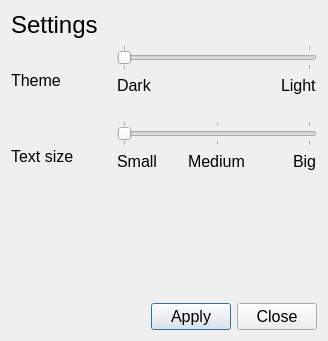
<?xml version="1.0" encoding="UTF-8"?>
<ui version="4.0">
 <class>dialog_settings</class>
 <widget class="QDialog" name="dialog_settings">
  <property name="geometry">
   <rect>
    <x>0</x>
    <y>0</y>
    <width>328</width>
    <height>341</height>
   </rect>
  </property>
  <property name="maximumSize">
   <size>
    <width>440</width>
    <height>341</height>
   </size>
  </property>
  <property name="windowTitle">
   <string>Settings</string>
  </property>
  <layout class="QVBoxLayout" name="verticalLayout">
   <item>
    <widget class="QLabel" name="label">
     <property name="maximumSize">
      <size>
       <width>16777215</width>
       <height>16777215</height>
      </size>
     </property>
     <property name="font">
      <font>
       <pointsize>18</pointsize>
      </font>
     </property>
     <property name="text">
      <string>Settings</string>
     </property>
    </widget>
   </item>
   <item>
    <layout class="QHBoxLayout" name="horizontalLayout_3">
     <property name="bottomMargin">
      <number>0</number>
     </property>
     <item>
      <widget class="QLabel" name="label_7">
       <property name="sizePolicy">
        <sizepolicy hsizetype="Preferred" vsizetype="Preferred">
         <horstretch>0</horstretch>
         <verstretch>0</verstretch>
        </sizepolicy>
       </property>
       <property name="minimumSize">
        <size>
         <width>100</width>
         <height>0</height>
        </size>
       </property>
       <property name="font">
        <font>
         <pointsize>12</pointsize>
        </font>
       </property>
       <property name="text">
        <string>Theme</string>
       </property>
      </widget>
     </item>
     <item>
      <layout class="QVBoxLayout" name="verticalLayout_4">
       <item>
        <widget class="QSlider" name="dialog_settings_horizontalSlider_theme">
         <property name="sizePolicy">
          <sizepolicy hsizetype="Expanding" vsizetype="Fixed">
           <horstretch>2</horstretch>
           <verstretch>0</verstretch>
          </sizepolicy>
         </property>
         <property name="maximum">
          <number>1</number>
         </property>
         <property name="orientation">
          <enum>Qt::Horizontal</enum>
         </property>
         <property name="tickPosition">
          <enum>QSlider::TicksBothSides</enum>
         </property>
        </widget>
       </item>
       <item>
        <layout class="QHBoxLayout" name="horizontalLayout">
         <property name="bottomMargin">
          <number>20</number>
         </property>
         <item alignment="Qt::AlignLeft|Qt::AlignTop">
          <widget class="QLabel" name="label_5">
           <property name="sizePolicy">
            <sizepolicy hsizetype="Preferred" vsizetype="Preferred">
             <horstretch>0</horstretch>
             <verstretch>0</verstretch>
            </sizepolicy>
           </property>
           <property name="font">
            <font>
             <pointsize>12</pointsize>
            </font>
           </property>
           <property name="text">
            <string>Dark</string>
           </property>
          </widget>
         </item>
         <item alignment="Qt::AlignRight|Qt::AlignTop">
          <widget class="QLabel" name="label_6">
           <property name="font">
            <font>
             <pointsize>12</pointsize>
            </font>
           </property>
           <property name="text">
            <string>Light</string>
           </property>
          </widget>
         </item>
        </layout>
       </item>
      </layout>
     </item>
    </layout>
   </item>
   <item>
    <layout class="QHBoxLayout" name="horizontalLayout_4">
     <property name="bottomMargin">
      <number>0</number>
     </property>
     <item>
      <widget class="QLabel" name="label_8">
       <property name="sizePolicy">
        <sizepolicy hsizetype="Preferred" vsizetype="Preferred">
         <horstretch>0</horstretch>
         <verstretch>0</verstretch>
        </sizepolicy>
       </property>
       <property name="minimumSize">
        <size>
         <width>100</width>
         <height>0</height>
        </size>
       </property>
       <property name="font">
        <font>
         <pointsize>12</pointsize>
        </font>
       </property>
       <property name="text">
        <string>Text size</string>
       </property>
      </widget>
     </item>
     <item>
      <layout class="QVBoxLayout" name="verticalLayout_5">
       <item>
        <widget class="QSlider" name="dialog_settings_horizontalSlider_text_size">
         <property name="maximum">
          <number>2</number>
         </property>
         <property name="orientation">
          <enum>Qt::Horizontal</enum>
         </property>
         <property name="tickPosition">
          <enum>QSlider::TicksBothSides</enum>
         </property>
        </widget>
       </item>
       <item>
        <layout class="QHBoxLayout" name="horizontalLayout_2">
         <property name="bottomMargin">
          <number>20</number>
         </property>
         <item alignment="Qt::AlignLeft|Qt::AlignTop">
          <widget class="QLabel" name="label_3">
           <property name="font">
            <font>
             <pointsize>12</pointsize>
            </font>
           </property>
           <property name="text">
            <string>Small</string>
           </property>
          </widget>
         </item>
         <item alignment="Qt::AlignHCenter|Qt::AlignTop">
          <widget class="QLabel" name="label_2">
           <property name="font">
            <font>
             <pointsize>12</pointsize>
            </font>
           </property>
           <property name="text">
            <string>Medium</string>
           </property>
          </widget>
         </item>
         <item alignment="Qt::AlignRight|Qt::AlignTop">
          <widget class="QLabel" name="label_4">
           <property name="font">
            <font>
             <pointsize>12</pointsize>
            </font>
           </property>
           <property name="text">
            <string>Big</string>
           </property>
          </widget>
         </item>
        </layout>
       </item>
      </layout>
     </item>
    </layout>
   </item>
   <item>
    <spacer name="verticalSpacer">
     <property name="orientation">
      <enum>Qt::Vertical</enum>
     </property>
     <property name="sizeHint" stdset="0">
      <size>
       <width>20</width>
       <height>40</height>
      </size>
     </property>
    </spacer>
   </item>
   <item>
    <layout class="QHBoxLayout" name="horizontalLayout_5">
     <property name="bottomMargin">
      <number>0</number>
     </property>
     <item>
      <spacer name="horizontalSpacer">
       <property name="orientation">
        <enum>Qt::Horizontal</enum>
       </property>
       <property name="sizeHint" stdset="0">
        <size>
         <width>40</width>
         <height>20</height>
        </size>
       </property>
      </spacer>
     </item>
     <item>
      <widget class="QPushButton" name="dialog_settings_button_apply">
       <property name="font">
        <font>
         <pointsize>12</pointsize>
        </font>
       </property>
       <property name="text">
        <string>Apply</string>
       </property>
      </widget>
     </item>
     <item>
      <widget class="QPushButton" name="dialog_settings_button_close">
       <property name="font">
        <font>
         <pointsize>12</pointsize>
        </font>
       </property>
       <property name="text">
        <string>Close</string>
       </property>
      </widget>
     </item>
    </layout>
   </item>
  </layout>
 </widget>
 <resources/>
 <connections/>
</ui>
